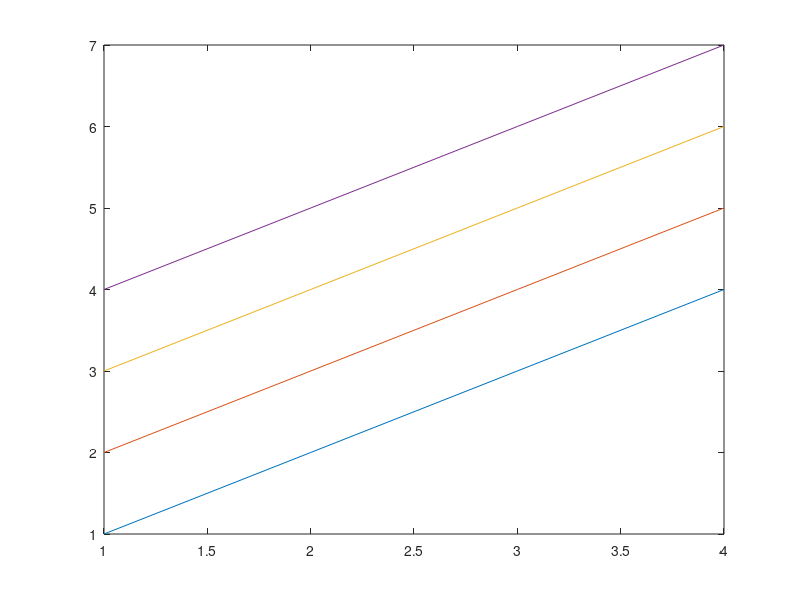

Recreate this plot in MATLAB.
% test for getBestMV motionEstimate
clc; clear; close all;

% refFrame=[9 10 1 2
%           13 14 5 6
%           11 12 3 4
%           15 16 7 8];
% currentFrame=[1 2 3 4
%               5 6 7 8
%               9 10 11 12
%               13 14 15 16];
% 
% widthBlockIndex = 1;
% heightBlockIndex = 1;
% r = 2;
% blockSize = 2;
% n = 1;
% QP = 0;
% 
% % [MVCell, approximatedResidualCell, approximatedResidualFrame, reconstructedFrame] = motionEstimate(refFrame,currentFrame,blockSize,r,n,QP);
% 
% 
% 
% [modes, approximatedResidualCell, approximatedResidualFrame, reconstructedFrame] = intraPrediction(currentFrame, blockSize, QP)

% block = [-31 9 8 4
%          -4 1 4 0
%          -3 2 4 0
%          4 0 -4 0];
% disp(scanBlock(block, 4));
% 
% array = [-31     9    -4     8     1    -3     4     4     2     4     0     4     0     0    -4     0];
% disp(RLE(array));
% 
% reverseArray = [-10   -31     9    -4     8     1    -3     4     4     2     4     1    -1     4     2    -1    -4     0];
% disp(reverseRLE(reverseArray, 4));
% 
% array = [1 0 0 0 0 0 0 0  0];
% disp(RLE(array));
% 
% reverseArray = [-1 1 0];
% disp(reverseRLE(reverseArray, 3));

% MVCell = {[1,2], [-1,2]};
% modes = [0, 1];
% 
% [diffMV, diffModes] = differentialEncoding(MVCell, modes)

y=[1 2 3 4
   2 3 4 5
   3 4 5 6
   4 5 6 7];
x=[1 1 1 1
   2 2 2 2
   3 3 3 3
   4 4 4 4];

plot(x,y)
